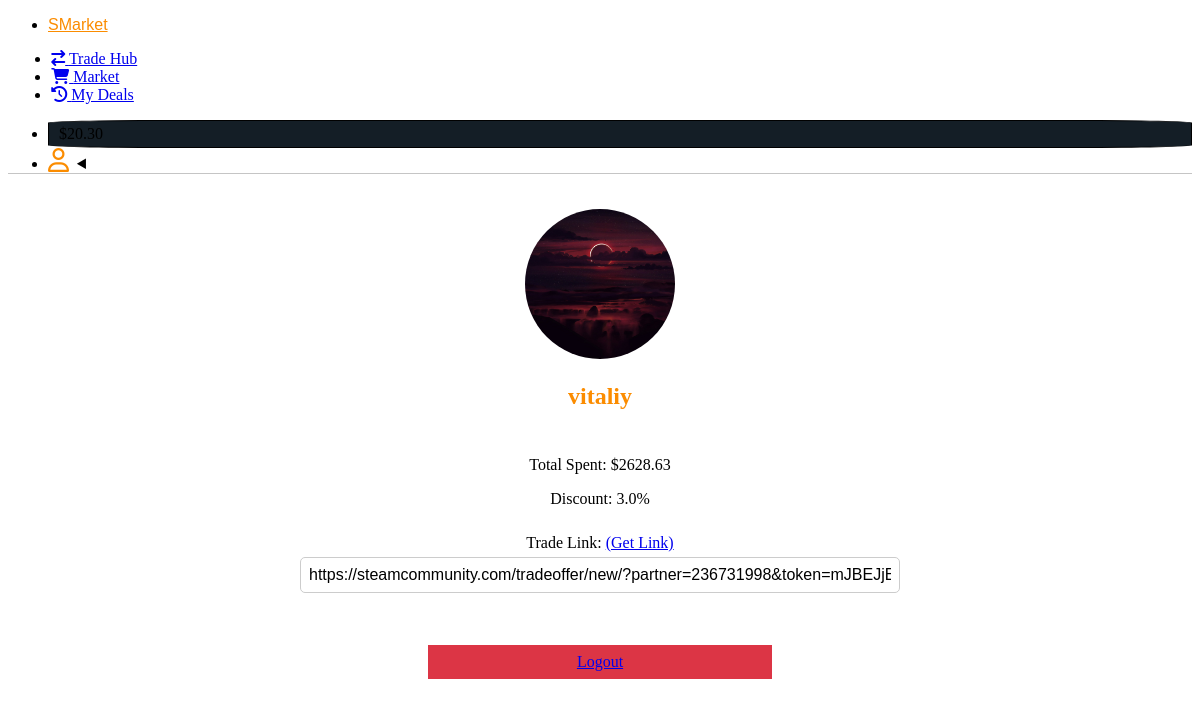
The app's page /profile/ (signed in), older data.
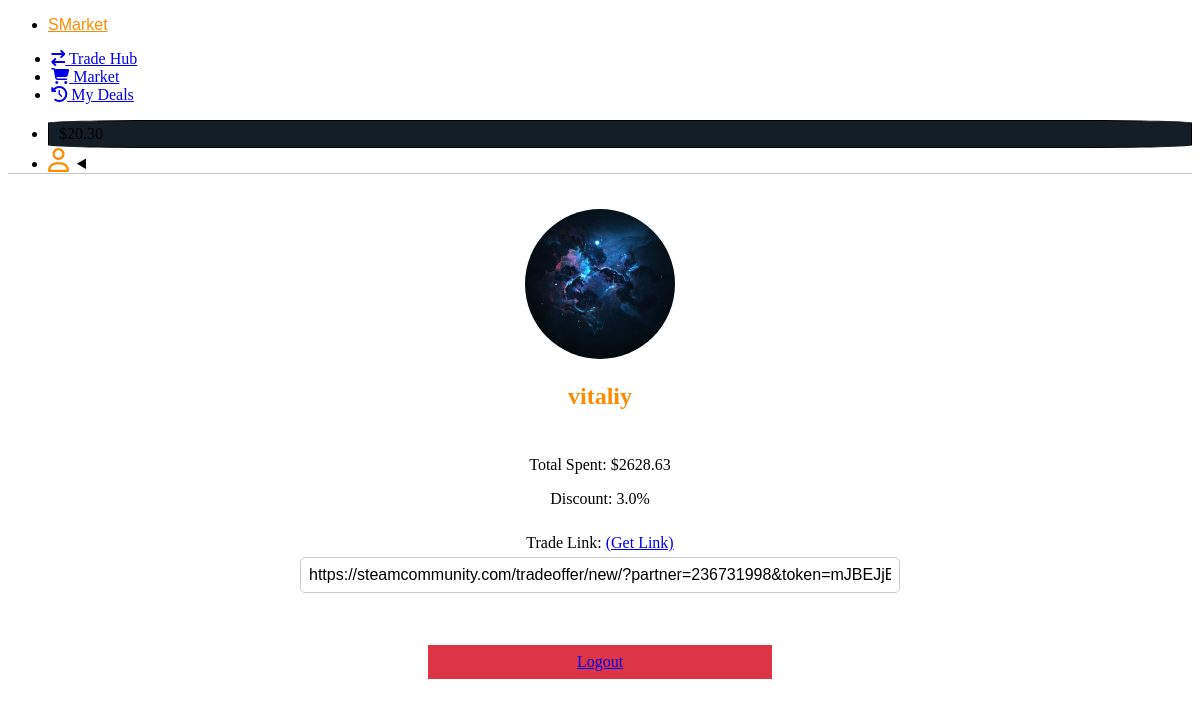
The same page, newer data.
### users/models.py (models this page shows, shortened)
class Profile(models.Model):
    user = models.OneToOneField(User, on_delete=models.CASCADE, null=True, blank=True)
    id = models.UUIDField(default=uuid.uuid4, unique=True, primary_key=True, editable=False)
    image = models.ImageField(null=True, blank=True, upload_to='profiles/', default='profiles/user-default.png')
    username = models.CharField(max_length=200, blank=True, null=True)
    email = models.EmailField(max_length=500, blank=True, null=True)
    registation_date = models.DateTimeField(auto_now_add=True)
    steam_id = models.PositiveBigIntegerField(null=True, blank=True)
    trade_url = models.CharField(max_length=500, null=True, blank=True)
    balance = models.DecimalField(max_digits=9, decimal_places=2, blank=True, null=True, default=0)
    discount = models.FloatField(default=0)
    total_trade_amount = models.FloatField(default=0.0)

### users/views.py (the view, shortened to what this page needs)
# urls.py: path('profile/', views.profile, name="profile"),
@login_required(login_url='login')
def profile(request):
    profile = request.user.profile
    context = {
        'profile': profile
    }
    return render(request, 'users/profile.html', context=context)

### users/templates/users/profile.html (shortened to what this page needs)
{% extends 'main.html' %}
{% load static %}
 {% block content %}
<div class="profile-container">
	<div class="avatar">
		<label for="avatar-input">
			<div>
				<img src="{% static profile.image.url %}" alt="Avatar" id="img-avatar" />
			</div>
			<div class="overlay"></div>
		</label>
	</div>
	<h2 class="nickname green-text">{{profile.username}}</h2>
	<div class="info">
		<p>Total Spent: ${{profile.total_trade_amount}}</p>
		<p>Discount: {{profile.discount}}%</p>
	</div>
	<div class="input-group">
		<form method="POST">
			<label for="trade-link">
				Trade Link:
				<a
					href="https://steamcommunity.com/id/me/tradeoffers/privacy#trade_offer_access_url"
					target="”_blank”"
					id="get-link"
					>(Get Link)</a
				>
			</label>
			<input
				type="text"
				id="trade-link"
				name="trade-link"
				placeholder="Your tradelink"
				value="{{profile.trade_url}}"
			/>
		</form>
	</div>
	<a href="{% url 'history' %}" class="history-button" role="button"
		>View History</a
	><br />
	<a href="{% url 'logout' %}" class="logout-button" role="button">Logout</a>
</div>
{% endblock content %}

### templates/main.html (shortened to what this page needs)
<!DOCTYPE html>
{% load static %}
<html lang="en">
	<head>
		<link
			rel="stylesheet"
			href="https://cdn.jsdelivr.net/npm/@picocss/pico@1/css/pico.min.css"
		/>
		<link
			href="https://fonts.cdnfonts.com/css/stereotones"
			rel="stylesheet"
		/>
		<link
			rel="stylesheet"
			href="https://cdn.jsdelivr.net/npm/@picocss/pico@next/css/pico.colors.min.css"
		/>
		<link rel="stylesheet" href="{% static 'css/styles.css' %}" />
	</head>
	<body>
		{% include 'navbar.html' %}
    {% block content%}
    {% endblock content %}
	</body>
</html>

### templates/navbar.html (shortened to what this page needs)
<nav class="container-fluid">
	<ul>
		<li>
			<a href="{% url 'trade-hub' %}" class="contrast logo">SMarket</a>
		</li>
	</ul>
	<ul>
		<li class="nav-tabs">
			<a href="{% url 'trade-hub' %}"
				><i class="fa-solid fa-arrow-right-arrow-left"></i> Trade Hub</a
			>
		</li>
		<li class="nav-tabs">
			<a href="{% url 'market' %}">
        <i class="fa-solid fa-cart-shopping"></i> Market
      </a>
		</li>
    <li class="nav-tabs">
			<a href="{% url 'history' %}">
        <i class="fa-solid fa-clock-rotate-left"></i> My Deals
      </a>
		</li>
	</ul>
	<ul>
		{% if request.user.is_authenticated %}
		<li>
			<div class="balance">${{ request.user.profile.balance }}</div>
		</li>
		<li>
			<details role="list" dir="rtl">
				<summary aria-haspopup="listbox" role="link" class="secondary user-settings">
					<i class="fa-regular fa-user user-icon"></i>
				</summary>
			</details>
		</li>
		{% else %}
		<li>
			<a href="{% url 'login' %}" data-theme-switcher="auto">Login</a>
		</li>
		{% endif %}
	</ul>
</nav>

### static/css/styles.css (style rules this page uses)
:root { --primary: #fb8c00; }
[data-theme="light"], :root:not([data-theme="dark"]) { --primary: #fb8c00; --primary-hover: #f57c00; --primary-focus: rgba(251, 140, 0, 0.125); --primary-inverse: #fff; }
:root { --form-element-active-border-color: var(--primary); --form-element-focus-color: var(--primary-focus); --switch-color: var(--primary-inverse); --switch-checked-background-color: var(--primary); }
.logo { font-family: "Stereotones", sans-serif; color: var(--primary); }
.nav-tabs { margin-left: 0.2rem; margin-right: 0.2rem; }
nav { box-shadow: 0 1px 0 rgba(145, 145, 145, 0.521); }
.nav-tabs { transition: transform 0.3s ease-in-out; }
.user-icon { font-size: 1.5rem; display: block; margin: 0 auto; color: var(--primary); }
summary.user-settings::after { block-size: auto; }
.green-text { color: var(--primary); }
.profile-container { text-align: center; padding: 20px; display: flex; flex-direction: column; align-items: center; }
.avatar img { width: 150px; height: 150px; border-radius: 50%; object-fit: cover; }
.nickname { margin-top: 20px; font-size: 24px; }
.info { margin-top: 10px; font-size: 16px; }
.history-button { padding: 10px 20px; font-size: 18px; color: #fff; border: none; border-radius: 5px; cursor: pointer; }
.history-button, .logout-button { padding: 8px 12px; font-size: 16px; width: 20rem; }
.logout-button { background-color: #dc3545; }
.input-group { margin-top: 10px; }
.input-group label { display: block; margin-bottom: 5px; }
.input-group input[type="text"] { width: 50vw; padding: 8px; border: 1px solid #ccc; border-radius: 5px; font-size: 16px; box-sizing: border-box; }
.avatar { position: relative; border-radius: 50%; }
.avatar .overlay { position: absolute; border-radius: 50%; top: 0; left: 0; width: 100%; height: 95%; background: rgba(0, 0, 0, 0); transition: background 0.5s ease; }
.balance { background-color: #141e26; border: 1px solid; border-radius: 10%; padding: 4px; padding-right: 10px; padding-left: 10px; }

Row changes from the older to the newer data that the page shows:
changed Profile "vitaliy": image: a different picture
